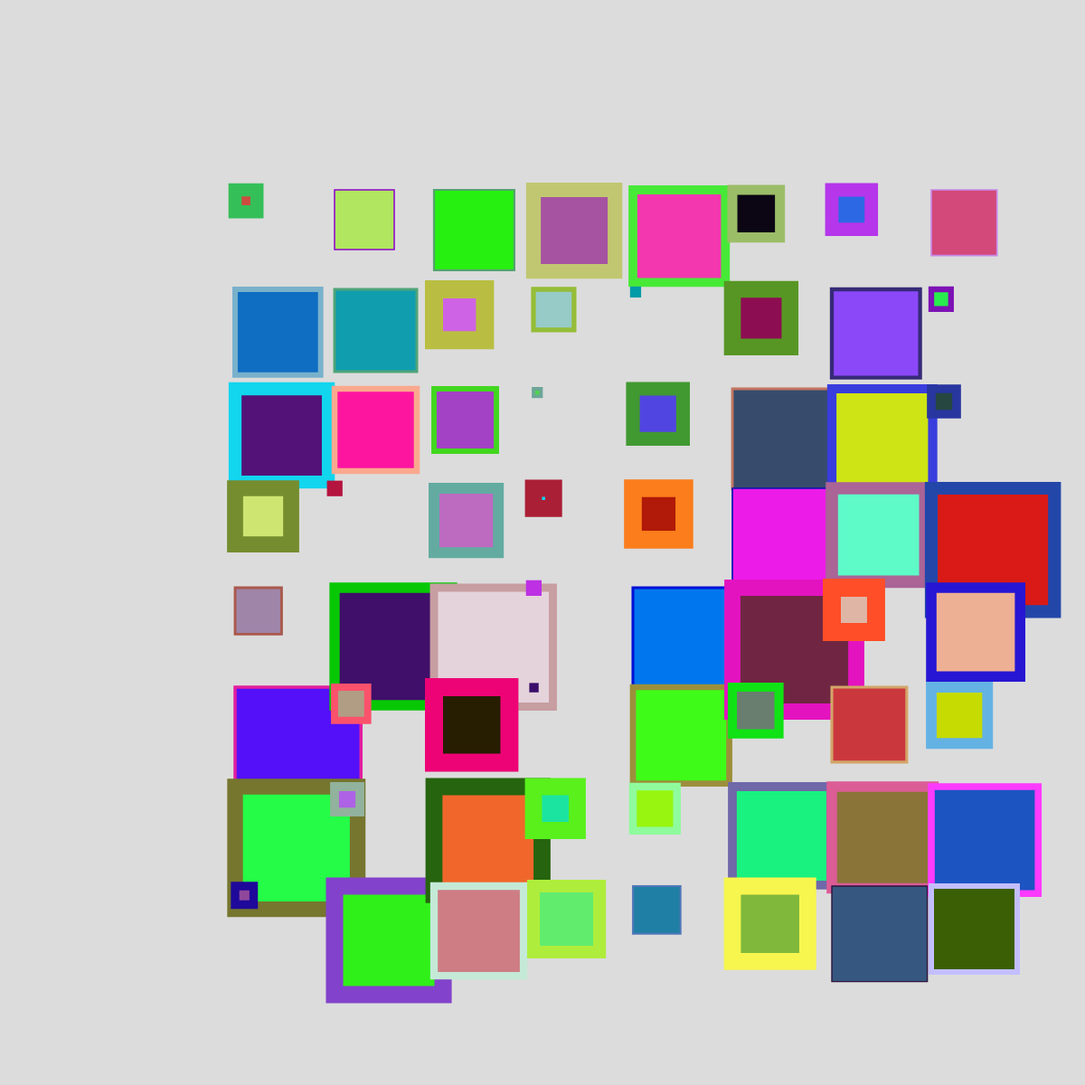
Frame 1 (no input)
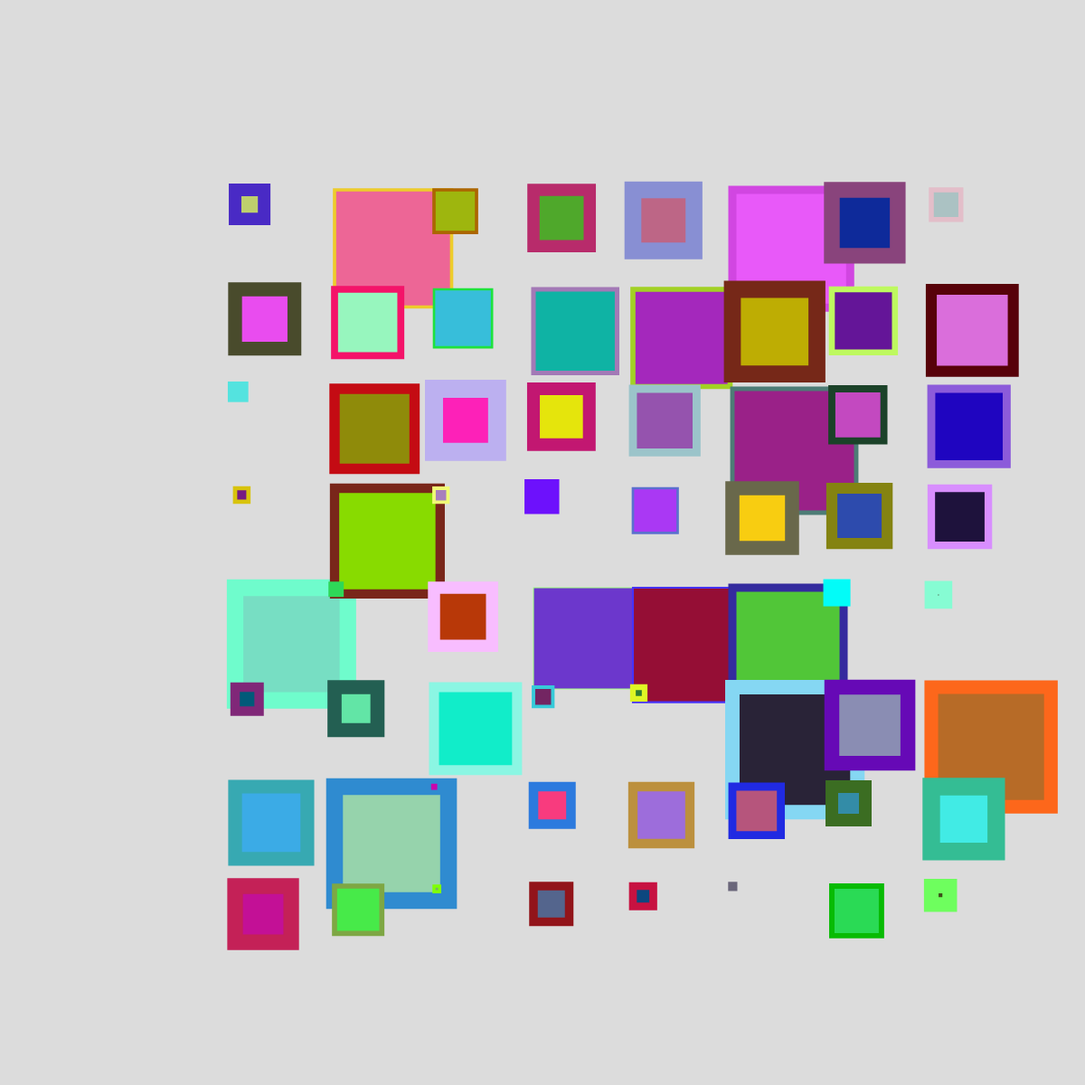
Frame 2 (the mouse pressed at the canvas centre, redrawn once)

The p5.js sketch that drew these frames (run headless with seeded random() and noise() and a simulated clock; the mouse was pressed at the canvas centre and the sketch redrawn once):

// p5.js sketch
// ── sketch.js
function setup() {
  // create a canvas
  createCanvas(1200, 1200);

  // disable animation
  noLoop();
}
function draw() {
  background(220);
  translate(150,100)
//create 8 by 8 grid loop
  for(let x=1; x<9; x+=1){
    for (let y=1; y<9; y +=1){
  //set parameters
    push()
    translate(x*20,y*20)
    strokeWeight(random(1,20))
    stroke(random(0,255),random(0,255),random(0,255))
    fill(random(0,255),random(0,255),random(0,255))
    //draw the rectangle
    rect(x*90,y*90,random(10-150))
    pop()
  }
  }

}
